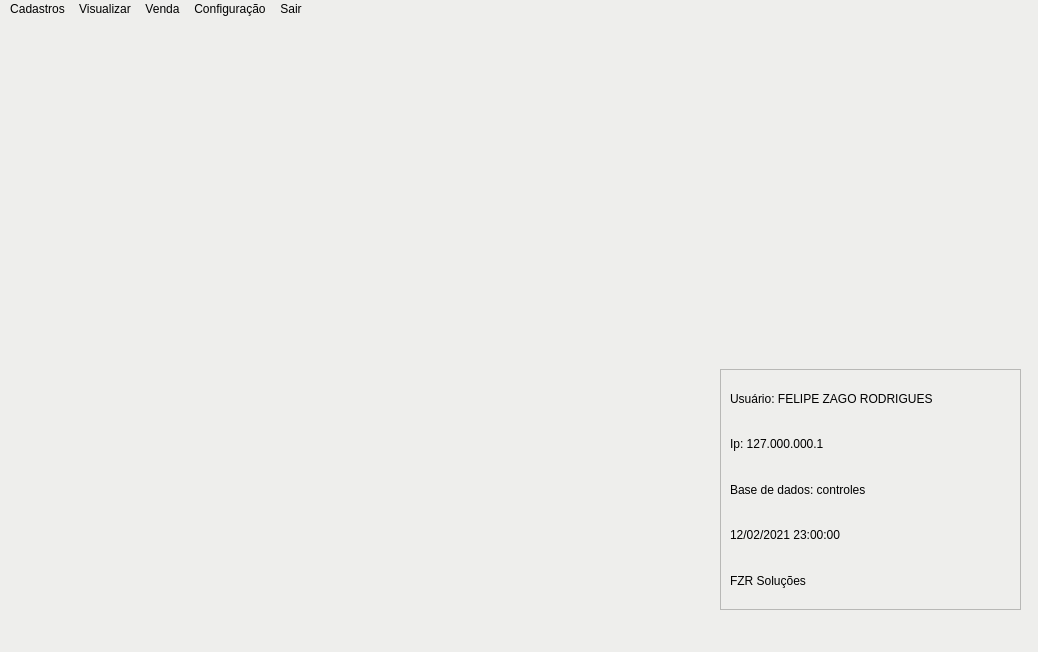
<?xml version="1.0" encoding="UTF-8"?>
<ui version="4.0">
 <class>MainWindow</class>
 <widget class="QMainWindow" name="MainWindow">
  <property name="geometry">
   <rect>
    <x>0</x>
    <y>0</y>
    <width>1038</width>
    <height>652</height>
   </rect>
  </property>
  <property name="windowTitle">
   <string>MainWindow</string>
  </property>
  <property name="styleSheet">
   <string notr="true">background-color: rgb(238, 238, 236);</string>
  </property>
  <widget class="QWidget" name="centralwidget">
   <widget class="QFrame" name="frame">
    <property name="geometry">
     <rect>
      <x>720</x>
      <y>350</y>
      <width>301</width>
      <height>241</height>
     </rect>
    </property>
    <property name="styleSheet">
     <string notr="true">background-color: rgb(211, 215, 207);
background-color: rgb(238, 238, 236);
</string>
    </property>
    <property name="frameShape">
     <enum>QFrame::StyledPanel</enum>
    </property>
    <property name="frameShadow">
     <enum>QFrame::Raised</enum>
    </property>
    <layout class="QVBoxLayout" name="verticalLayout">
     <item>
      <layout class="QVBoxLayout" name="verticalLayout_2">
       <item>
        <widget class="QLabel" name="lbl_usuario">
         <property name="styleSheet">
          <string notr="true">color: rgb(238, 238, 236);
color: rgb(0, 0, 0);</string>
         </property>
         <property name="text">
          <string>Usuário: FELIPE ZAGO RODRIGUES</string>
         </property>
        </widget>
       </item>
       <item>
        <widget class="QLabel" name="lbl_ip">
         <property name="styleSheet">
          <string notr="true">color: rgb(238, 238, 236);
color: rgb(0, 0, 0);</string>
         </property>
         <property name="text">
          <string>Ip: 127.000.000.1</string>
         </property>
        </widget>
       </item>
       <item>
        <widget class="QLabel" name="lbl_bd">
         <property name="styleSheet">
          <string notr="true">color: rgb(238, 238, 236);
color: rgb(0, 0, 0);</string>
         </property>
         <property name="text">
          <string>Base de dados: controles</string>
         </property>
        </widget>
       </item>
       <item>
        <widget class="QLabel" name="lbl_data">
         <property name="styleSheet">
          <string notr="true">color: rgb(238, 238, 236);
color: rgb(0, 0, 0);</string>
         </property>
         <property name="text">
          <string>12/02/2021 23:00:00</string>
         </property>
        </widget>
       </item>
       <item>
        <widget class="QLabel" name="label">
         <property name="styleSheet">
          <string notr="true">color: rgb(238, 238, 236);
color: rgb(0, 0, 0);</string>
         </property>
         <property name="text">
          <string>FZR Soluções</string>
         </property>
        </widget>
       </item>
      </layout>
     </item>
    </layout>
   </widget>
  </widget>
  <widget class="QMenuBar" name="menubar">
   <property name="geometry">
    <rect>
     <x>0</x>
     <y>0</y>
     <width>1038</width>
     <height>22</height>
    </rect>
   </property>
   <widget class="QMenu" name="menuCadastros">
    <property name="title">
     <string>Cadastros</string>
    </property>
    <addaction name="actionUsu_rios"/>
    <addaction name="actionEmpresas"/>
    <addaction name="actionClientes"/>
    <addaction name="actionVe_culos"/>
    <addaction name="actionFornecedores"/>
    <addaction name="actionProdutos"/>
    <addaction name="actionServi_os"/>
   </widget>
   <widget class="QMenu" name="menuVEnda">
    <property name="title">
     <string>Venda</string>
    </property>
    <addaction name="actionNova_Venda"/>
    <addaction name="actionVisualizar_Vendas"/>
   </widget>
   <widget class="QMenu" name="menuSair">
    <property name="title">
     <string>Sair</string>
    </property>
    <addaction name="actionSaida_de_Operador"/>
    <addaction name="actionSair_do_Sistema"/>
   </widget>
   <widget class="QMenu" name="menuRelat_rios">
    <property name="title">
     <string>Visualizar</string>
    </property>
    <addaction name="actionClientes_2"/>
    <addaction name="actionProdutos_2"/>
    <addaction name="actionServi_os_2"/>
    <addaction name="actionVe_culos_2"/>
    <addaction name="actionFornecedores_2"/>
    <addaction name="actionEmpresas_2"/>
    <addaction name="actionUsu_rios_2"/>
   </widget>
   <widget class="QMenu" name="menuConfigura_o">
    <property name="title">
     <string>Configuração</string>
    </property>
    <addaction name="actionConfigurar_DB"/>
   </widget>
   <addaction name="menuCadastros"/>
   <addaction name="menuRelat_rios"/>
   <addaction name="menuVEnda"/>
   <addaction name="menuConfigura_o"/>
   <addaction name="menuSair"/>
  </widget>
  <widget class="QStatusBar" name="statusbar"/>
  <action name="actionUsu_rios">
   <property name="text">
    <string>Usuários</string>
   </property>
  </action>
  <action name="actionEmpresas">
   <property name="text">
    <string>Empresas</string>
   </property>
  </action>
  <action name="actionClientes">
   <property name="text">
    <string>Clientes</string>
   </property>
  </action>
  <action name="actionVe_culos">
   <property name="text">
    <string>Veículos</string>
   </property>
  </action>
  <action name="actionFornecedores">
   <property name="text">
    <string>Fornecedores</string>
   </property>
  </action>
  <action name="actionProdutos">
   <property name="text">
    <string>Produtos</string>
   </property>
  </action>
  <action name="actionServi_os">
   <property name="text">
    <string>Serviços</string>
   </property>
  </action>
  <action name="actionNova_Venda">
   <property name="text">
    <string>Nova Venda</string>
   </property>
  </action>
  <action name="actionVendas">
   <property name="text">
    <string>Vendas</string>
   </property>
  </action>
  <action name="actionClientes_2">
   <property name="text">
    <string>Clientes</string>
   </property>
  </action>
  <action name="actionProdutos_2">
   <property name="text">
    <string>Produtos</string>
   </property>
  </action>
  <action name="actionVe_culos_2">
   <property name="text">
    <string>Veículos</string>
   </property>
  </action>
  <action name="actionFornecedores_2">
   <property name="text">
    <string>Fornecedores</string>
   </property>
  </action>
  <action name="actionServi_os_2">
   <property name="text">
    <string>Serviços</string>
   </property>
  </action>
  <action name="actionSaida_de_Operador">
   <property name="text">
    <string>Saida de Operador</string>
   </property>
  </action>
  <action name="actionSair_do_Sistema">
   <property name="text">
    <string>Sair do Sistema</string>
   </property>
  </action>
  <action name="actionVisualizar_Vendas">
   <property name="text">
    <string>Visualizar Vendas</string>
   </property>
  </action>
  <action name="actionEmpresas_2">
   <property name="text">
    <string>Empresas</string>
   </property>
  </action>
  <action name="actionUsu_rios_2">
   <property name="text">
    <string>Usuários</string>
   </property>
  </action>
  <action name="actionConfigurar_DB">
   <property name="text">
    <string>Configurar DB</string>
   </property>
  </action>
 </widget>
 <resources/>
 <connections/>
</ui>
